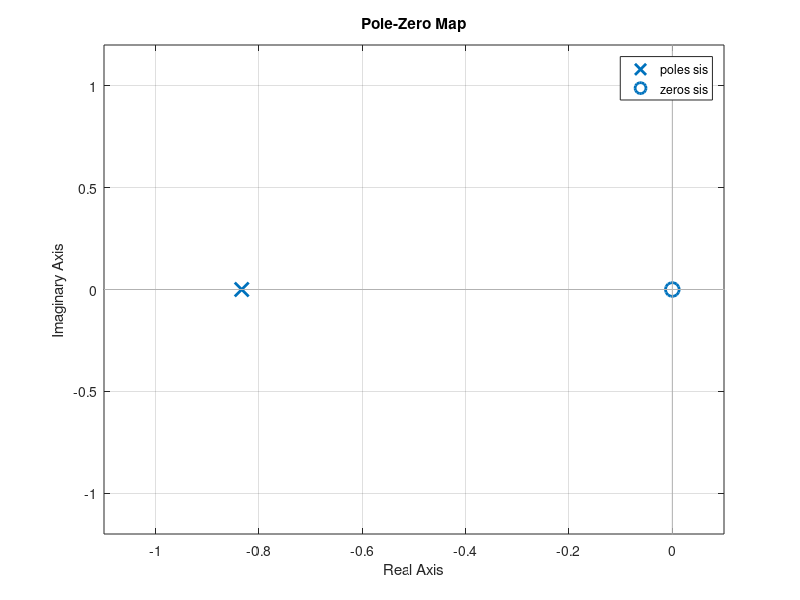
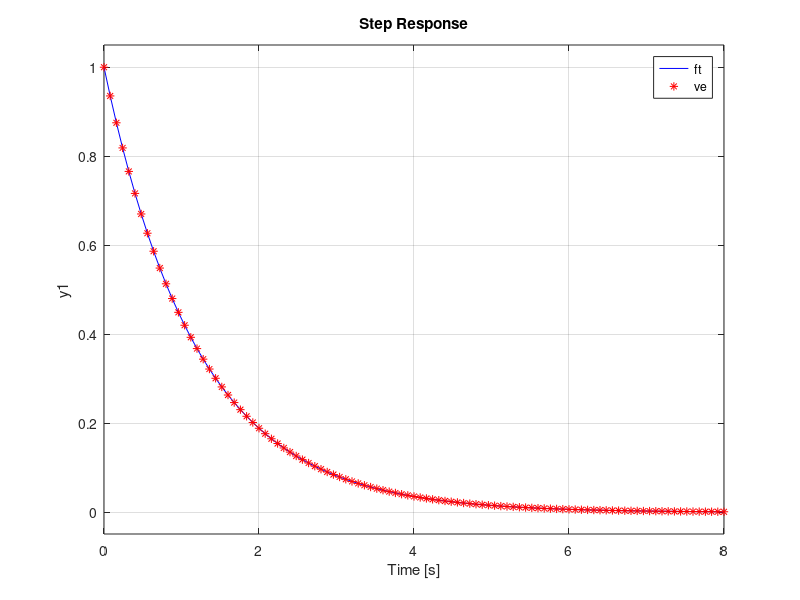
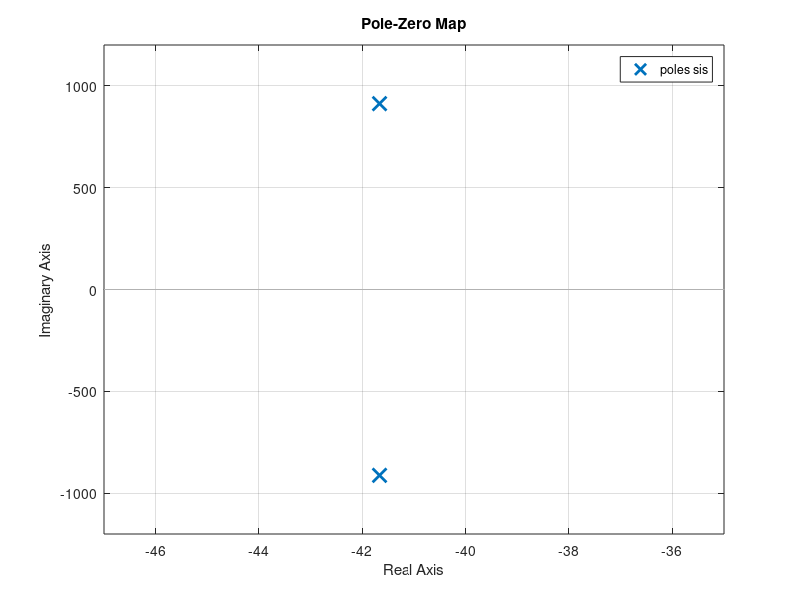
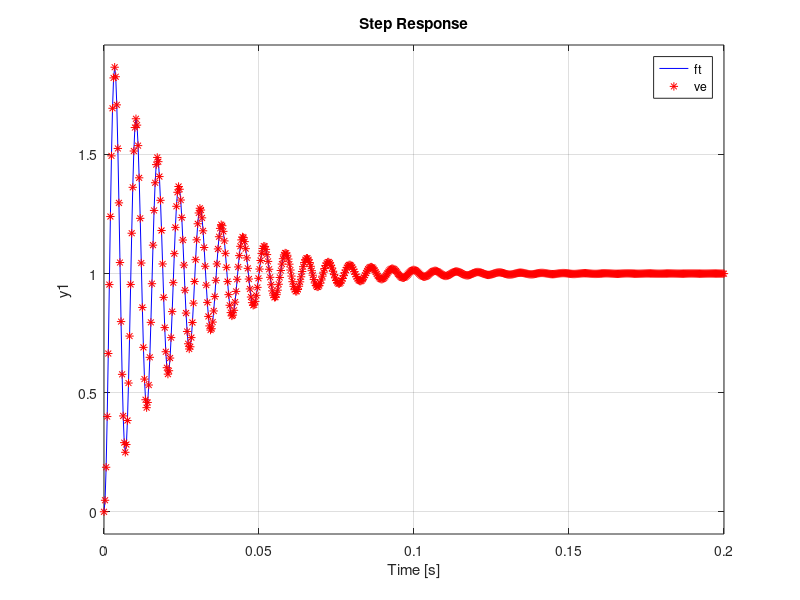

Reproduce these figures in MATLAB, in order.
clc
clear 
close all

%-----Ejemplo 1 de sistemas electricos------
R=10e3;
C=120e-6;
%--------------------Vr(s)/V(s)-------------
h=tf([R*C 0],[R*C 1]);

%---------------VE-----------
A=-1/(R*C);
B=1/(R*C);
Cs=-1;
D=1;
sis=ss(A,B,Cs,D);

pzmap(sis)
figure
step(h,'b',sis,'*r')
legend('ft','ve')


%-----Ejemplo 2 de sistemas electricos------
R=1e3;
C=12e-6;
L=100e-3;
%--------------------Il(s)/I(s)-------------
h=tf(R,[R*C*L L R]);

%---------------VE-----------
A=[-1/(R*C) -1/C;1/L 0];
B=[1/C 0]';
Cs=[0 1];
D=[];
sis=ss(A,B,Cs,D);

figure
pzmap(sis)
figure
step(h,'b',sis,'*r')
legend('ft','ve')



